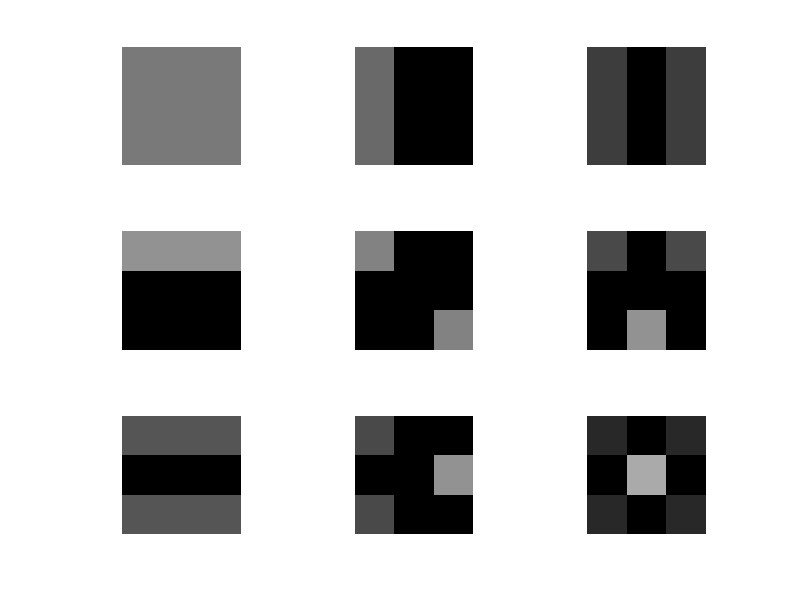

Here is the MATLAB script that generated this plot:
%%//Kernal Matrix//%%

clc;
clear all;
close all;
m=3;
n=m;
k=1;
alpha2=ones(1,n)*sqrt(2/n);
alpha1=ones(1,m)*sqrt(2/m);
alpha1(1)=sqrt(1/m);
alpha2(1)=sqrt(2/n);
for u=0:m-1
    for v=0:n-1
        for x=0:m-1
            for y=0:n-1
                a{u+1,v+1}(x+1,y+1)=alpha1(u+1)*alpha2(v+1)*cos(((2*x+1)*u*pi)/(2*n))*cos(((2*y+1)*v*pi)/(2*m));
            end
        end
    end
end
for x=1:m
    for y=1:n
        subplot(m,n,k)
        imshow(a{x,y});
        k=k+1;
    end
end
